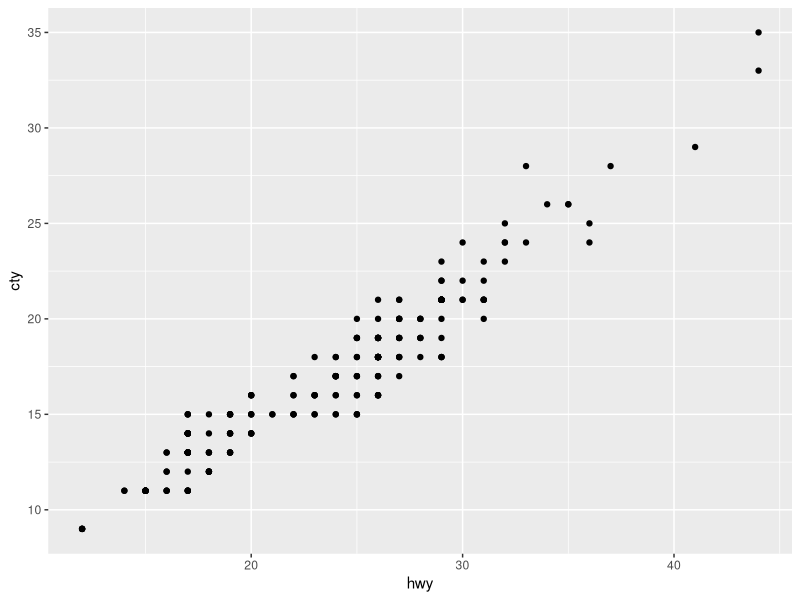
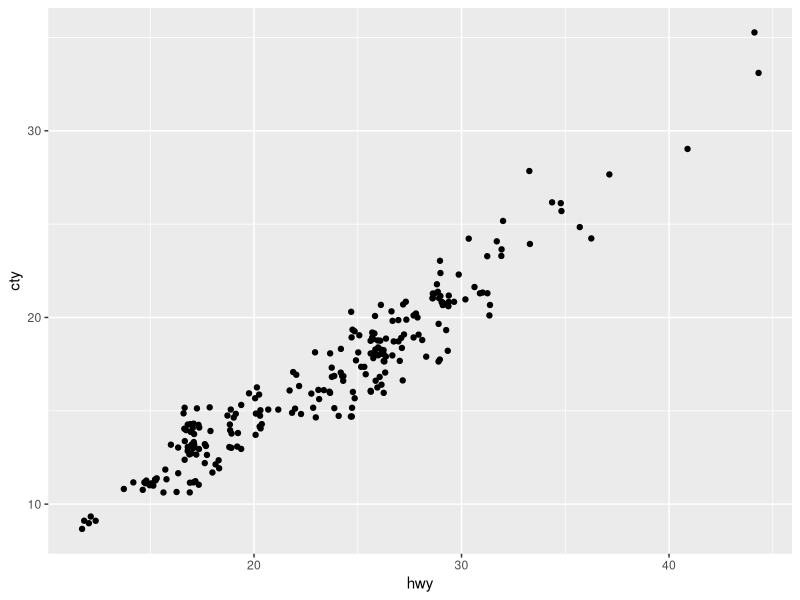
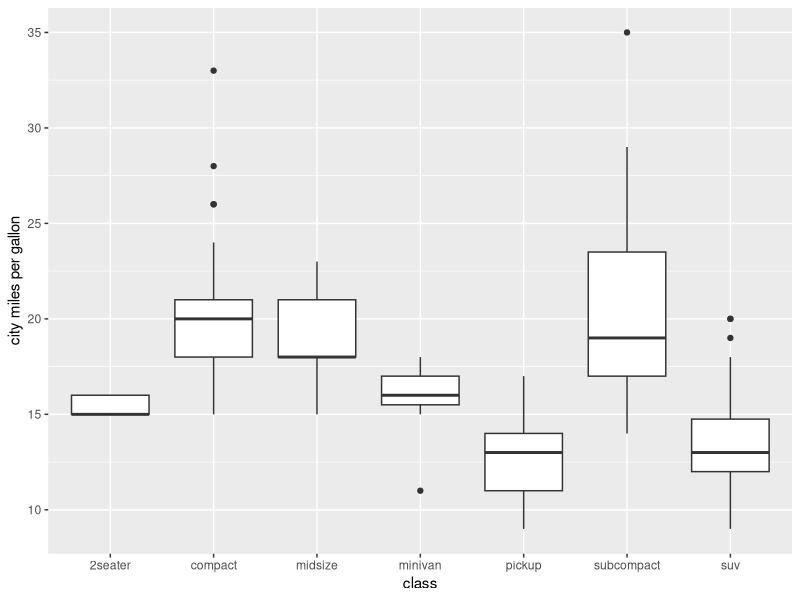
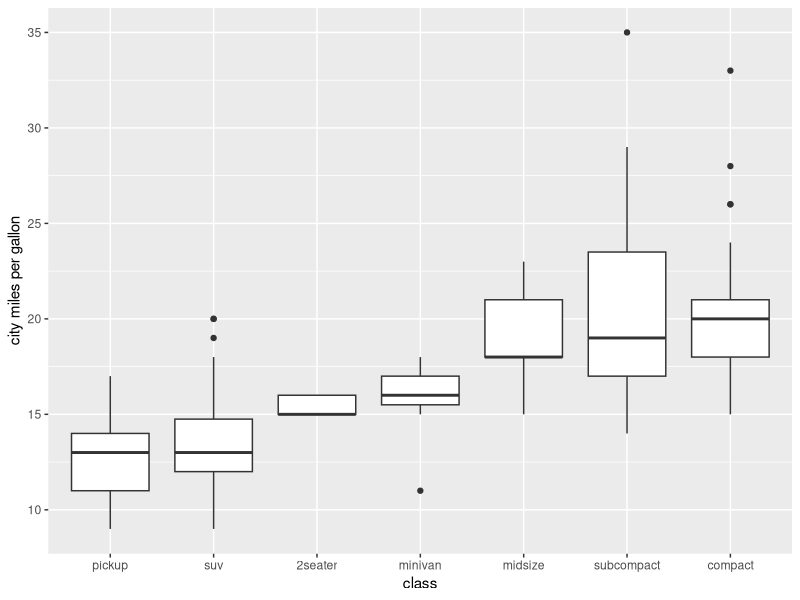
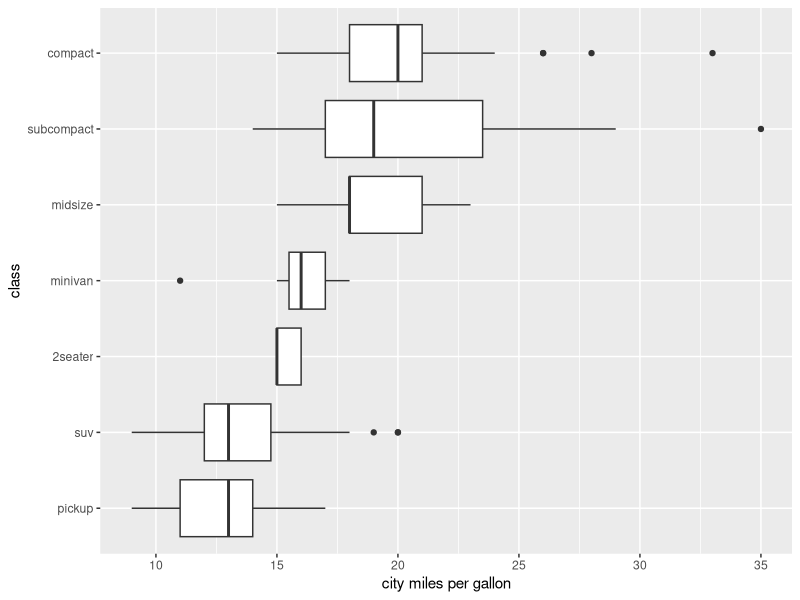

The R script that drew these images, in order:
## ---- chunk 1
knitr::opts_chunk$set(echo = TRUE)
## ---- chunk 2
if(!require(ggplot2)) install.packages("ggplot2",repos = "http://cran.us.r-project.org")
library(ggplot2)
if(!require(dplyr)) install.packages("dplyr",repos = "http://cran.us.r-project.org")
library(dplyr)

summary(mpg)
head(mpg)
dim(mpg)
glimpse(mpg)
str(mpg)
## ---- chunk 3

ggplot(data = mpg, aes(x=hwy, y=cty)) + geom_point()

## ---- chunk 4

ggplot(data = mpg, aes(x=hwy, y=cty)) + geom_jitter()

## ---- chunk 5

conversion <- function(x){
  y = 1/x*3.7854*62.132
  return(y)
}

## ---- chunk 6

mpg <- mpg%>%
  mutate(euro_cty = conversion(cty), euro_hwy=conversion(hwy))

glimpse(mpg)
## ---- chunk 7

mpg2 <- mpg%>%
  mutate(mean_cty = mean(cty))%>%
  group_by(model)%>%
  summarise(mean_cty = mean(cty), median_cty = median(cty))%>%
  arrange(desc(mean_cty))
mpg2
## ---- chunk 8

mpg3 <- mpg%>%
  mutate(mean_cty = mean(cty))%>%
  group_by(model)%>%
  summarise(mean_Eurocty = mean(euro_cty), median_Eurocty = median(euro_cty))%>%
  arrange(desc(mean_Eurocty))
mpg3
## ---- chunk 9

mpg_voks_1999 <- mpg%>%
  filter(manufacturer=="volkswagen" & year=="1999")%>%
  group_by(model)%>%
  summarise(avg_cty_1999 = mean(cty), avg_hwy_1999 = mean(hwy))
mpg_voks_1999
## ---- chunk 10

mpg_voks_2008 <- mpg%>%
  filter(manufacturer=="volkswagen" & year=="2008")%>%
  group_by(model)%>%
  summarise(avg_cty_2008 = mean(cty), avg_hwy_2008 = mean(hwy))
mpg_voks_2008
## ---- chunk 11

ggplot(data = mpg, mapping = aes(x=class, y=cty)) + geom_boxplot() +
  ylab("city miles per gallon")
## ---- chunk 12

ggplot(data = mpg, mapping = aes(x=reorder(class,cty,median,rm.na=TRUE), y=cty)) + geom_boxplot() +
  labs(x="class", y="city miles per gallon")
## ---- chunk 13

ggplot(data = mpg, mapping = aes(x=reorder(class,cty,median,rm.na=TRUE), y=cty)) + geom_boxplot() +
  labs(x="class", y="city miles per gallon") + coord_flip()
